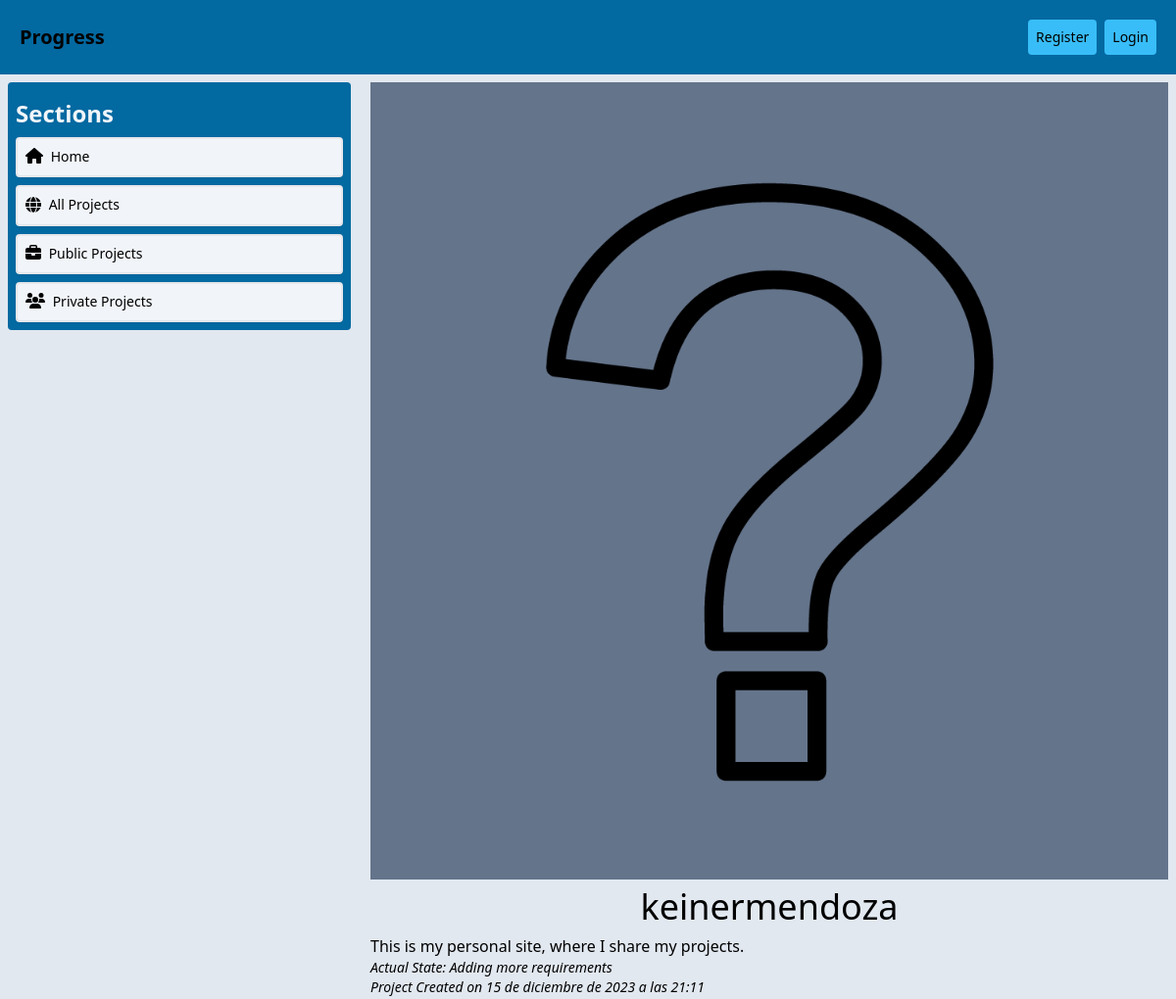
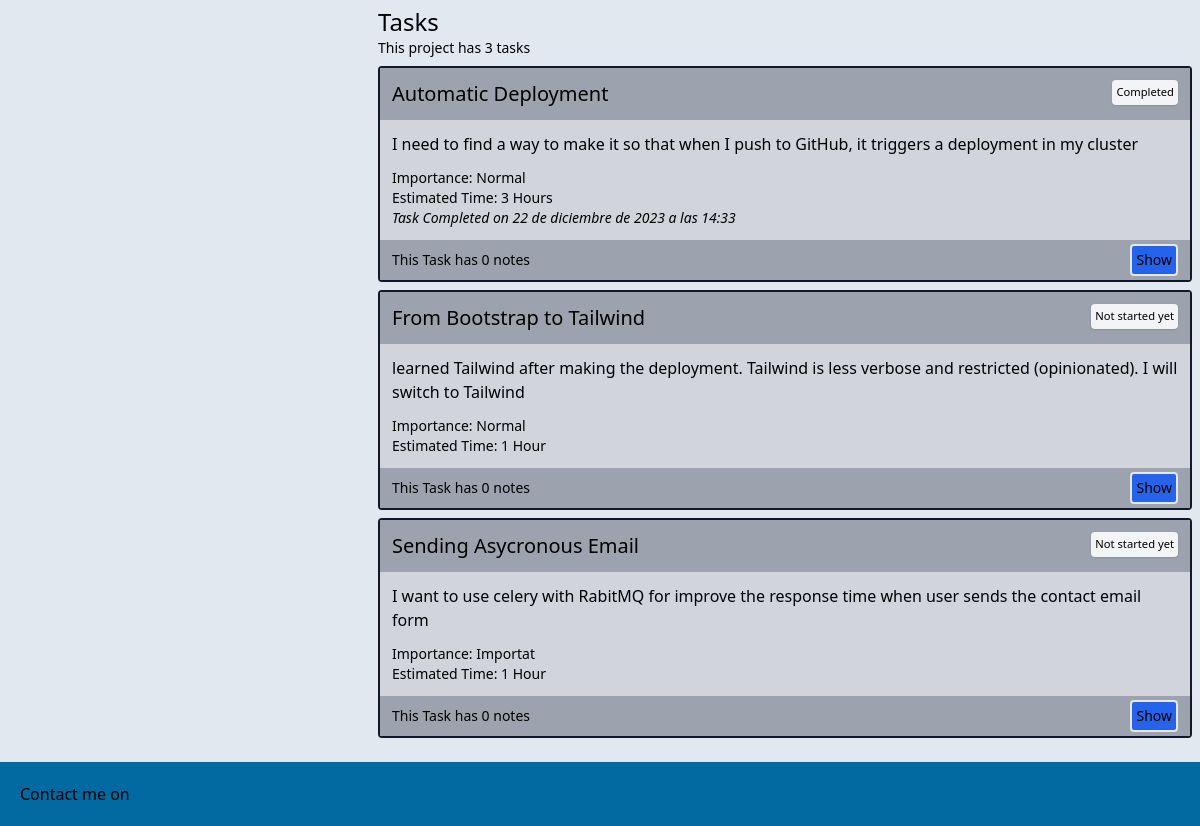
Page /project/4/ on the earlier database version (2 pictures, top to bottom).
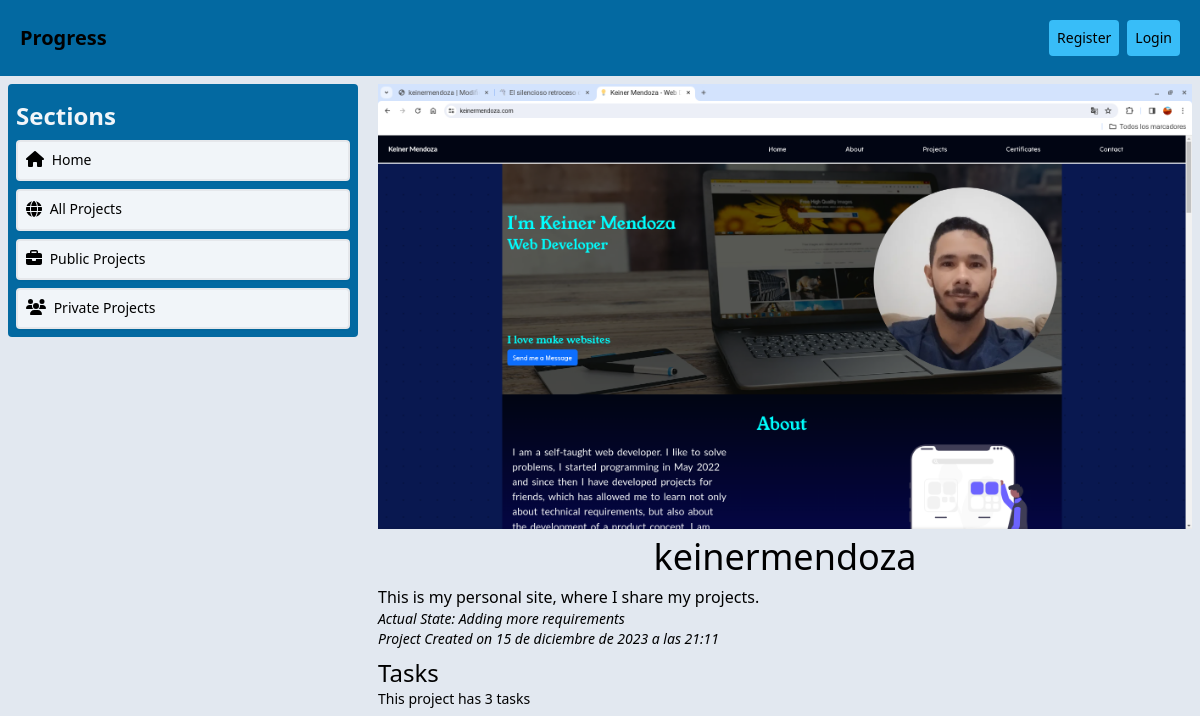
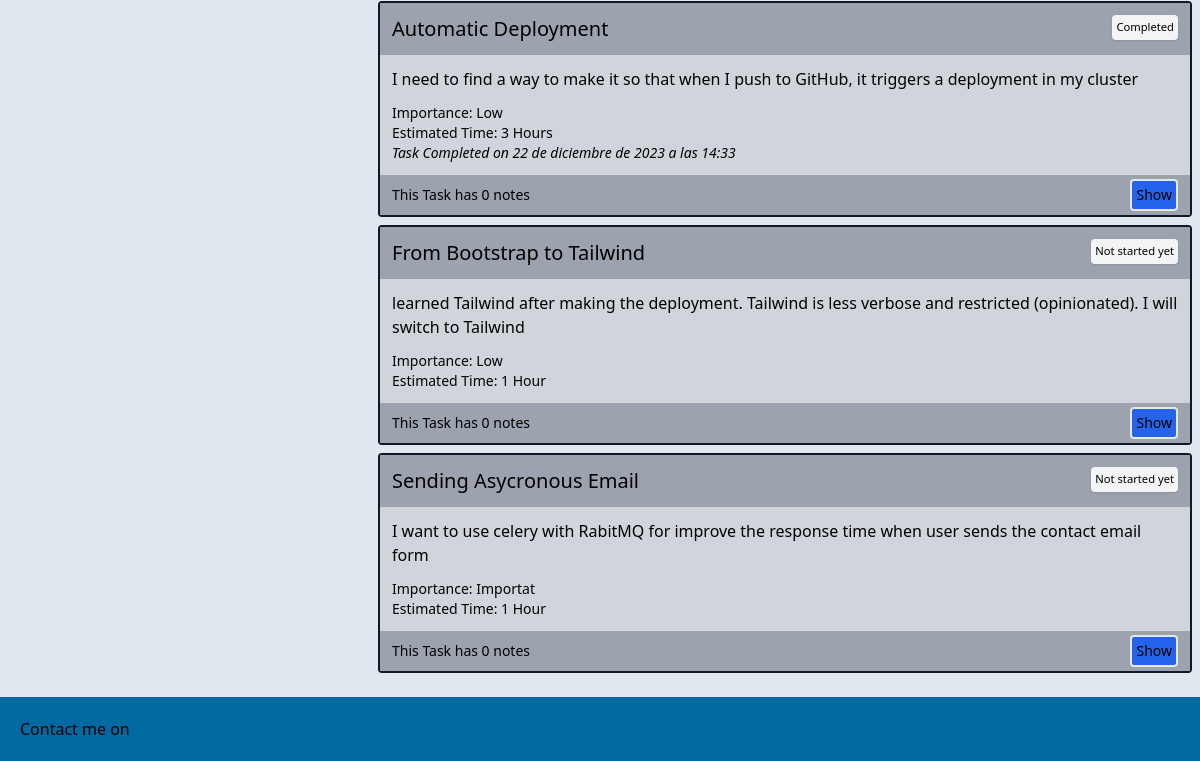
Same page on the later database version (2 pictures, top to bottom).
### progress/models.py (models this page shows, shortened)
class Project(models.Model):
    class Importance(models.IntegerChoices):
        LOW = (1, 'Low')
        INTERESTIG = (2, 'Interesting')
        NORMAL = (3, 'Normal')
        IMPORTANT = (4, 'Importat')
        URGENT = (5, 'Urgent')
    class Status(models.IntegerChoices):
        IDEA = (1, 'Proccessing the requirements')
        DESING = (2, 'Desiging the user interaction')
        DEVELOPING = (3, 'Developing first version')
        IMPLEMENTIG = (4, 'Deploying first version')
        ITERATING = (5, 'Adding more requirements')
        COMPLETED = (6, 'Completed')
    name = models.CharField(max_length=120)
    description = models.TextField()
    importance = models.IntegerField(choices=Importance.choices, default=Importance.NORMAL)
    status = models.IntegerField(choices=Status.choices, default=Status.IDEA)
    image = models.FileField(upload_to='projects', null=True, blank=True)
    user = models.ForeignKey(User, related_name="projects", on_delete=models.CASCADE, null=True)
    created = models.DateTimeField(auto_now_add=True)
    updated = models.DateTimeField(auto_now=True)
    public = models.BooleanField(default=True)
    class Meta:
        ordering = ['-importance', '-status', '-created']
        indexes = [models.Index(
            fields=['-importance', '-status', '-created']
        )]

class Task(models.Model):
    class Importance(models.IntegerChoices):
        LOW = (1, 'Low')
        NORMAL = (2, 'Normal')
        IMPORTANT = (3, 'Importat')
        URGENT = (4, 'Urgent')
    class Status(models.IntegerChoices):
        PENDING = (1, 'Not started yet')
        WORKING = (2, 'Working on it')
        WAITING = (3, 'Waiting feed back')
        COMPLETED = (4, 'Completed')
    class UnitTime(models.TextChoices):
        HOUR = ('H', 'Hour')
        DAY = ('D', 'Day')
    name = models.CharField(max_length=120)
    description = models.TextField(blank=True)
    status = models.IntegerField(choices=Status.choices, default=Status.PENDING)
    importance = models.IntegerField(choices=Importance.choices, default=Importance.NORMAL)
    estimated_time = models.PositiveIntegerField(null=True)
    esitmated_unit_time = models.CharField(max_length=1, choices=UnitTime.choices,
                                           default=UnitTime.HOUR)
    started = models.DateTimeField(null=True, blank=True)
    completed = models.DateTimeField(null=True, blank=True)
    project = models.ForeignKey(Project, on_delete=models.CASCADE, related_name="tasks")
    created = models.DateTimeField(auto_now_add=True)
    updated = models.DateTimeField(auto_now=True)
    __original_status = None
    def __init__(self, *args, **kwargs):
        super().__init__(*args, **kwargs)
        self.__original_status = self.status
    class Meta:
        ordering = ['-created', '-importance', '-status',]
        indexes = [models.Index(
            fields=['-created', '-importance', '-status']
        )]

### progress/views.py (the view)
# urls.py: path('project/<int:project_id>/', views.project_detail, name="project_detail"),
def project_detail(request, project_id):
    project = get_object_or_404(Project, id=project_id)
    if project.public:
        pass
    else:
        if not request.user.is_authenticated or request.user != project.user:
            return HttpResponseForbidden
    return render(request, "progress/project_detail.html", {'project':project, 'active_section':''})

### progress/templatetags/concatenate.py (called while the page is built)
@register.filter
def addstr(arg1, arg2):
    return str(arg1) + str(arg2)

### progress/templates/progress/project_detail.html (shortened to what this page needs)
{% extends 'progress/base.html' %}
{% load static %}
{% block main %}
<div class="grid -mt-6">
<figure class=" bg-gray-500 mx-auto w-full">
    {% if project.image %}
        <img class="w-full max-w-4xl mx-auto" src="{{project.image.url}}" alt="{{project.name}}">
    {% else %}
        <img class="w-full max-w-4xl mx-auto bg-slate-500" src="{% static 'progress/img/notImageProvided.png'  %}" alt="{{project.name}}">
    {% endif %}
</figure>
<h1 class="text-4xl text-center mt-2">{{project.name}}</h1>
    <div class="my-2">
        <p>{{project.description}}</p>
        <p class="italic text-sm">Actual State: {{project.get_status_display}}</p>
        <p class="italic text-sm">Project Created on {{project.created}}</p>
    </div>
    <section>
        {% with task_count=project.tasks.count %}
        <h2 class="text-2xl">Task{{task_count | pluralize}}</h2>
        <p class="text-sm">This project has {{task_count}} task{{task_count| pluralize}}</p>
        {% endwith %}
        {% for task in project.tasks.all %}
        <article class="my-2 bg-gray-300 border-solid border-gray-900 border-2 rounded ">
            <h3 class="p-3 flex gap-3 justify-between bg-gray-400">
                <span class="grid place-content-center text-xl">{{task.name}}</span>
                <span class="p-1 shadow rounded bg-gray-100 grid place-self-start text-[0.7em] text-center">{{task.get_status_display}}</span>
            </h3>
            <div class="px-3">
                <p class="my-3">{{task.description}}</p>
                <div class="my-3 text-sm">
                    <p class="">Importance: {{task.get_importance_display}}</p>
                    {% with estimated=task.estimated_time %}
                    <p class="">Estimated Time: {{estimated}} {{task.get_esitmated_unit_time_display}}{{estimated|pluralize}}</p>
                    {% endwith %}
                {% if  task.started and not task.completed %}
                    <p class="italic ">Task started on {{task.started}}</p>
                    <p class="mt-1 font-semibold">Estimated Delivery <br>{{task.get_time_to_finish}}</p>
                {% elif task.started and task.completed %}
                    <p class="italic ">Task Completed on {{task.completed}}</p>
                {% endif %}
                </div>
            </div>
            <h3 class="px-3 py-1 text-sm flex gap-3 justify-between bg-gray-400">
                {% with note_count=task.task_notes.count %}
                <span class="grid place-content-center">This Task has {{note_count}} note{{note_count | pluralize}}</span>
                <span class="p-1 border-solid border-2 rounded bg-blue-600 cursor-pointer text-center">Show</span>
                {% endwith %}
            </h3>
        </article>
        {% endfor %}
    </section>
</div>
{% endblock main %}

### progress/templates/progress/base.html (shortened to what this page needs)
{% load static %}
<!DOCTYPE html>
<html lang="en">
<head>
    <link rel="stylesheet" href="{% static 'tailwind/tail.css' %}">
</head>
<body class="relative min-h-screen mx-auto bg-slate-200"
    hx-boost="true"
    x-init="$store.section.updateActive('{{active_section}}')">
    <header class="w-full sticky top-0 z-10 bg-sky-700">
        <div class="max-w-[2000px] mx-auto flex justify-between content-center p-2 lg:p-5"
            x-data="{openMobile : false}">
            <h1 class="grid place-content-center font-semibold text-xl">Progress</h1>
            <nav class="d-none md:flex self-center text-sm gap-2">
                <a class="p-2 rounded bg-sky-400">Register</a>
                <a class="p-2 rounded bg-sky-400">Login</a>
            </nav>
        </div>
    </header>
    <main class="max-w-[2000px] mx-auto px-2 mt-6" >
        <aside class="sticky top-[84px] float-left d-none lg:block w-[350px] mt-[-1rem] mr-5 bg-sky-700 rounded p-2">
            <nav class="flex flex-col content-center text-sm xl:text-xl">
                <h2 class="text-2xl font-semibold text-slate-100  my-2">Sections</h2>
                {% include "progress/snippets/btn_section.html" with section_name="home" mb_2=True %}
                {% include "progress/snippets/btn_section.html" with section_name="all" mb_2=True strprojects=True %}
                {% include "progress/snippets/btn_section.html" with section_name="public" mb_2=True strprojects=True %}
                {% include "progress/snippets/btn_section.html" with section_name="private" mb_2=False strprojects=True %}
            </nav>
        </aside>
        <div class="w-auto pt-2 pb-14 md:pb-20" id="main">
            {% block main %}
            {% endblock main %}
        </div>
    </main>
    <footer class="absolute bottom-0 w-full bg-sky-700">
        <section class="max-w-[2000px] mx-auto flex justify-between content-center p-2 lg:p-5">
            <h2>Contact me on</h2>
        </section>
    </footer>
</body>
</html>

### progress/templates/progress/snippets/btn_section.html (shortened to what this page needs)
{% load concatenate %}
{% with url_section_name="progress:projects_"|addstr:section_name %}
<a class="{% if mb_2 %}mb-2{% endif %} p-2 rounded  border-solid border-2 bg-slate-100 shadow-sm hover:bg-slate-300"
    :class="{'bg-yellow-500  border-yellow-300' : $store.section.isActive('{{section_name}}')}"
    @click="$store.section.updateActive('{{section_name}}')"
    href="{% url url_section_name %}"
    hx-target="#main"
    hx-push-url="true">
    <h2 class="inline-block">{{section_name |capfirst }} {% if strprojects %}Projects{% endif %}</h2>
</a>
{% endwith %}

Differences in the rows shown:
changed Project "keinermendoza": image: picture added
changed Task "Automatic Deployment": importance "Normal" → "Low"
changed Task "From Bootstrap to Tailwind": importance "Normal" → "Low"
